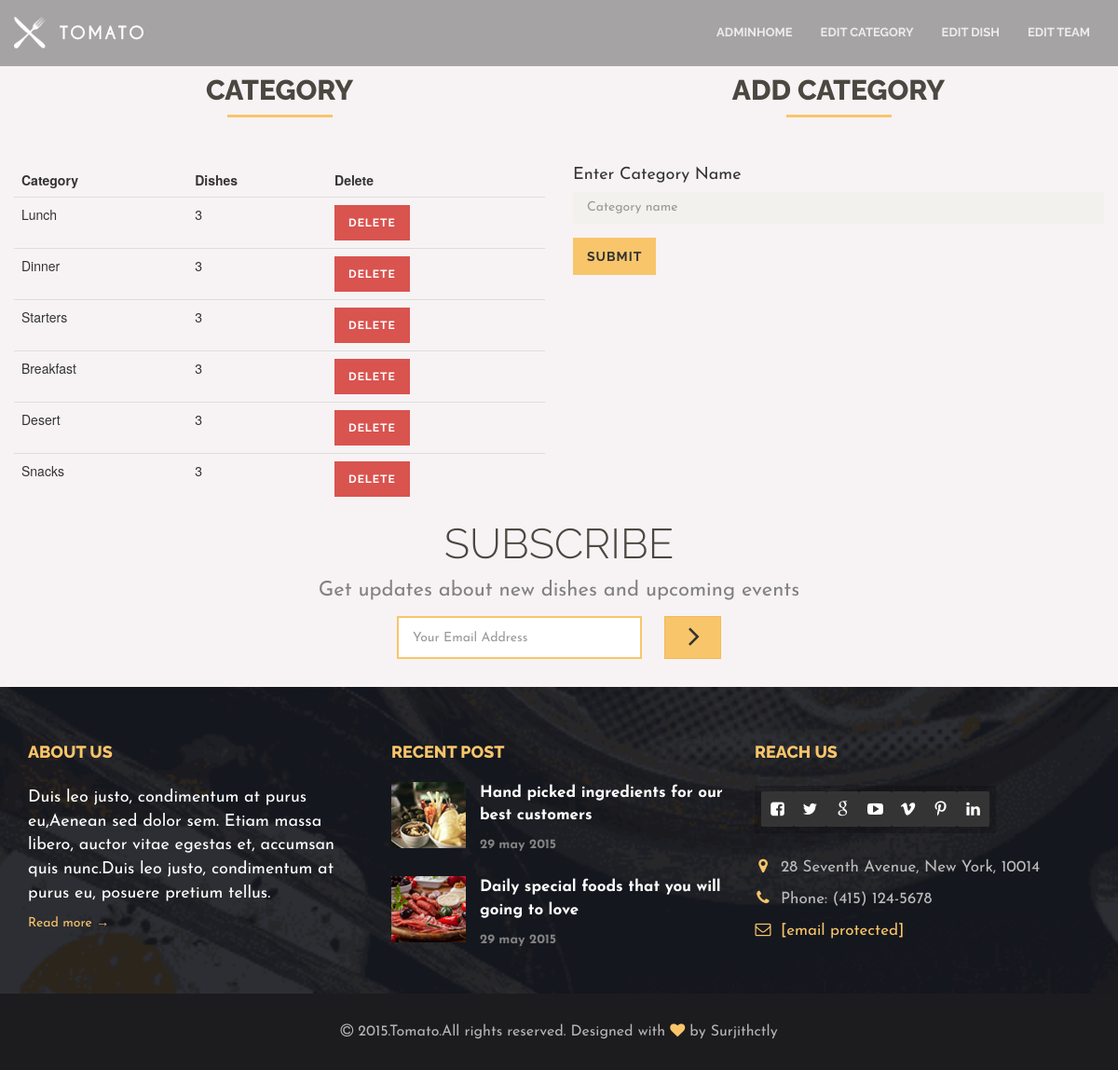
/management/EditCat/, run on the app's committed database.
### management/models.py (models this page shows, shortened)
class Category(models.Model):
    name = models.CharField(max_length=20, blank=True, null=True)

### management/views.py (the view)
# urls.py: path('EditCat/', EditCategory, name='EditCat'),
def EditCategory(request):
    cat = Category.objects.all()
    if 'addCat' in request.POST:
        Category.objects.create(name = request.POST['name'])
    if 'delete' in request.POST:
        Category.objects.get(id = request.POST['delete']).delete()
    d = {'cat':cat}
    return render(request, 'editCat.html', d)

### templates/editCat.html (shortened to what this page needs)
{% extends 'base2.html' %}
{% block body %}
{% load static %}
<div class="col-md-6">
    <div class="page-header">
        <h2>Category</h2>
    </div>
    <table class="table">
        <thead>
            <tr>
                <th>Category</th>
                <th>Dishes</th>
                <th>Delete</th>
            </tr>
        </thead>
        <tbody>
            {% for i in cat %}
            <tr>
                <td>{{ i.name }}</td>
                <td>{{ i.dish_set.count }}</td>
                <form method='post'>
                <td>
                    <button type="submit" name="delete" value="{{ i.id}}" class="btn btn-danger btn-xs">Delete</button>
                </td>
                </form>
            {% endfor %}
            </tr>
        </tbody>
    </table>
</div>
<div class="col-md-6">
    <div class="page-header">
        <h2>Add Category</h2>
    </div>
    <form method='post'>
        <div class="form-group">
            <label for="">Enter Category Name</label>
            <input type="text" name='name' class="form-control" id="" placeholder="Category name">
        </div>
        <button type="submit" name='addCat' class="btn btn-default">Submit</button>
    </form>
</div>
{% endblock %}

### static/css/main.css (style rules this page uses)
body { height:100%;overflow-y:scroll;-webkit-overflow-scrolling:touch }
h1,h2,h3,h4,h5,h6,.h1,.h2,.h3,.h4,.h5,.h6 { font-family:raleway,sans-serif;text-transform:uppercase;color:#4b4741;text-align:center;font-weight:800 }
.page-header { border:none;margin:80px 0 40px }
.page-header:after { content:"";display:block;position:relative;height:3px;width:113px;background-color:#f9c56a;margin:0 auto }
html { text-rendering:optimizeLegibility!important;-webkit-font-smoothing:antialiased!important }
.form-group { font-family:josefin sans,sans-serif }
.form-group label { font-size:18px;font-weight:400 }
.form-group input,.form-group textarea { border-radius:0;border:none!important;-webkit-box-shadow:none!important;-moz-box-shadow:none!important;box-shadow:none!important;background-color:#f3f1ed;padding:10px 15px }
.btn { border-radius:0;border:none;font-family:raleway,sans-serif;text-transform:uppercase;letter-spacing:1px;font-weight:700;padding:10px 15px }
.btn-default { background-color:#f9c56a }
table { width:100% }
.table thead tr th { border-radius:0!important;border:none }
input,textarea { outline:0 }
.slick-slide,.slick-list,.slick-active,button,input,textarea { outline:0 }

### data on the page
Category: name "Lunch", dish_set.count "3"
Category: name "Dinner", dish_set.count "3"
Category: name "Starters", dish_set.count "3"
Category: name "Breakfast", dish_set.count "3"
Category: name "Desert", dish_set.count "3"
Category: name "Snacks", dish_set.count "3"
